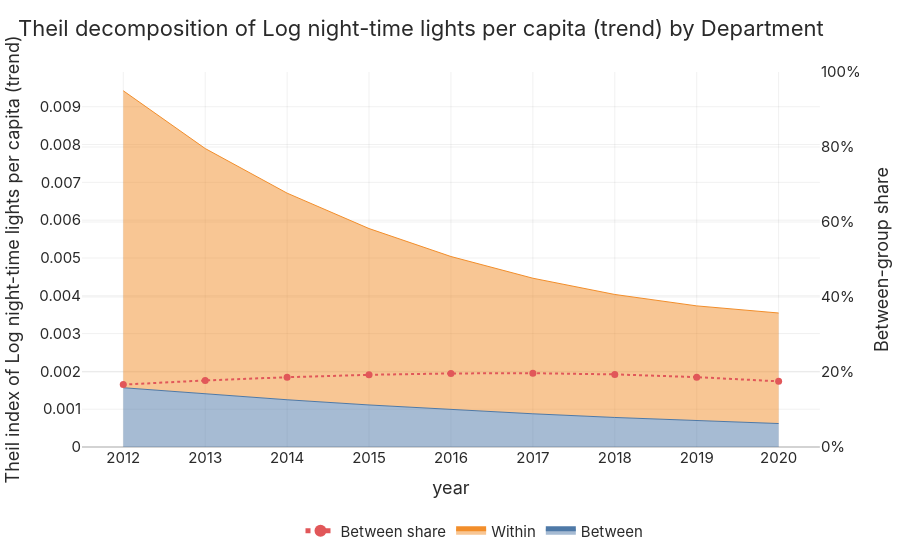

The notebook cell this image was saved under:
### Markdown cell above
The same decomposition for lights, in every year from 2012 to 2020:

### Code cell
theil_ntl = geo.theil_decomposition(ntl, NTL, by="department", permutations=999)
theil_ntl.fig

### Figure 1 — Plotly figure (JSON) as saved in the notebook; plotly's stock layout.template omitted (floating-point values rounded to 4 significant figures)
{"data": [{"hovertemplate": "year = %{x}<br>between = %{y:.4g}<extra></extra>", "line": {"color": "#4E79A7", "width": 1}, "mode": "lines", "name": "Between", "stackgroup": "theil", "type": "scatter", "x": [2012, 2013, 2014, 2015, 2016, 2017, 2018, 2019, 2020], "xaxis": "x", "y": [0.001568, 0.001401, 0.00125, 0.001112, 0.0009885, 0.0008784, 0.000781, 0.0006955, 0.0006207], "yaxis": "y"}, {"hovertemplate": "year = %{x}<br>within = %{y:.4g}<extra></extra>", "line": {"color": "#F28E2B", "width": 1}, "mode": "lines", "name": "Within", "stackgroup": "theil", "type": "scatter", "x": [2012, 2013, 2014, 2015, 2016, 2017, 2018, 2019, 2020], "xaxis": "x", "y": [0.007855, 0.006494, 0.005465, 0.004667, 0.00405, 0.003586, 0.003254, 0.003037, 0.002924], "yaxis": "y"}, {"hovertemplate": "year = %{x}<br>between share = %{y:.1%}<extra></extra>", "line": {"color": "#E15759", "dash": "dot", "width": 2}, "marker": {"color": "#E15759", "size": 7}, "mode": "lines+markers", "name": "Between share", "type": "scatter", "x": [2012, 2013, 2014, 2015, 2016, 2017, 2018, 2019, 2020], "xaxis": "x", "y": [0.1664, 0.1775, 0.1861, 0.1924, 0.1962, 0.1968, 0.1936, 0.1863, 0.1751], "yaxis": "y2"}], "layout": {"legend": {"orientation": "h", "x": 0.5, "xanchor": "center", "y": -0.18, "yanchor": "top"}, "margin": {"b": 104}, "title": {"text": "Theil decomposition of Log night-time lights per capita (trend) by Department"}, "xaxis": {"anchor": "y", "domain": [0.0, 0.94], "title": {"text": "year"}}, "yaxis": {"anchor": "x", "domain": [0.0, 1.0], "title": {"text": "Theil index of Log night-time lights per capita (trend)"}}, "yaxis2": {"anchor": "x", "overlaying": "y", "range": [0, 1], "side": "right", "tickformat": ".0%", "title": {"text": "Between-group share"}}}}
